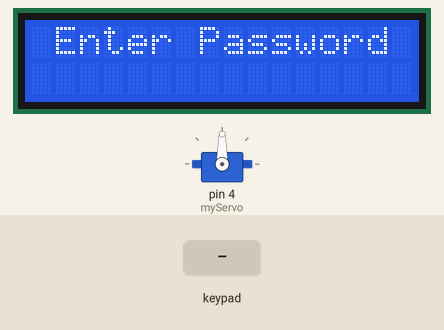
Simulated run of this sketch. Board: Arduino Uno, built with avr-gcc and run on an emulated ATmega328P. Parts: servo, 16×2 character LCD. The test bench sets the inputs (shaded band).

Above: at 1.3 s.
1.4 s: keypad keys 3 0 0 5 pressed 0.4 s apart
At 5.8 s:
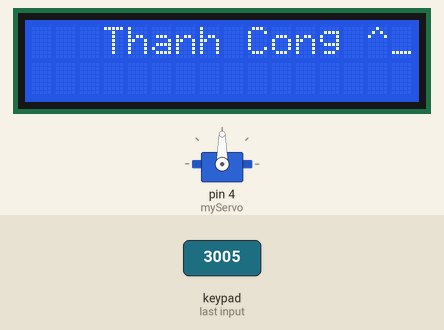
5.9 s: key 'A' pressed
At 8.8 s:
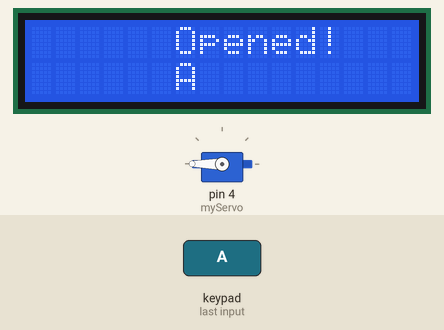
8.9 s: keypad keys 3 0 0 5 # pressed 0.4 s apart
At 13.9 s:
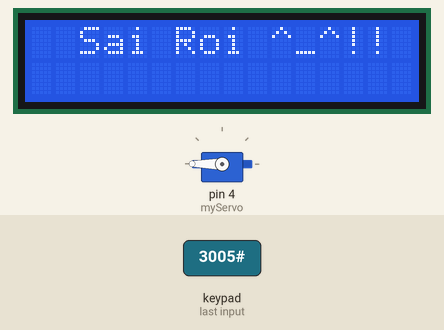
16.0 s: key 'B' pressed
19.0 s: key 'C' pressed
At 26.1 s:
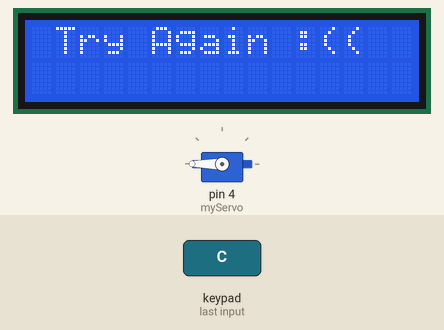
Timing chart, 0 to 27.2 s (numbered marks = the images above; inputs shaded):
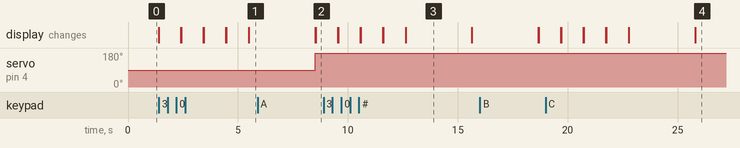

The sketch:

4x4_pasword.ino
```cpp
#include <Servo.h>
#include <LiquidCrystal_I2C.h>
LiquidCrystal_I2C lcd(0x27, 16, 2);
#include <Keypad.h>
const byte ROWS = 4; // Bốn hàng
const byte COLS = 4; // Ba cột
char keys[ROWS][COLS] =
{
  {'1', '2', '3', 'A'},
  {'4', '5', '6', 'B'},
  {'7', '8', '9', 'C'},
  {'*', '0', '#', 'D'},
};
byte rowPins[ROWS] = {5, 6, 7, 8};
byte colPins[COLS] = {9, 10, 11, 12};
Keypad keypad = Keypad(makeKeymap(keys), rowPins, colPins, ROWS, COLS);
Servo myServo;

char STR[4] = {'3', '0', '0', '5'}; // Cài đặt mật khẩu tùy ý
char str[4] = {' ', ' ', ' ', ' '};
int i, j, count = 0;

void setup() {
  myServo.attach(4); // Khai báo chân điều khiển động cơ
  lcd.init();        // Khai báo sử dụng LCD
  lcd.begin(16, 2);
  lcd.backlight();
  lcd.clear();
  lcd.print(" Enter Password");
}

void loop() {
  char key = keypad.getKey();

  if (key) // Nhập mật khẩu
  {
    if (i == 0) {
      str[0] = key;
      lcd.setCursor(6, 1);
      lcd.print(str[0]);
      delay(1000); // Ký tự hiển thị trên màn hình LCD trong 1s
      lcd.setCursor(6, 1);
      lcd.print("*"); // Ký tự được che bởi dấu *
    }
    if (i == 1) {
      str[1] = key;
      lcd.setCursor(7, 1);
      lcd.print(str[1]);
      delay(1000);
      lcd.setCursor(7, 1);
      lcd.print("*");
    }
    if (i == 2) {
      str[2] = key;
      lcd.setCursor(8, 1);
      lcd.print(str[2]);
      delay(1000);
      lcd.setCursor(8, 1);
      lcd.print("*");
    }
    if (i == 3) {
      str[3] = key;
      lcd.setCursor(9, 1);
      lcd.print(str[3]);
      delay(1000);
      lcd.setCursor(9, 1);
      lcd.print("*");
      count = 1;
    }
    i = i + 1;
  }

  if (count == 1)
  {
    if (str[0] == STR[0] && str[1] == STR[1] && str[2] == STR[2] &&
        str[3] == STR[3])
    {
      lcd.clear();
      lcd.print("   Thanh Cong ^_^!!");
      delay(3000);
      myServo.write(180); // Mở cửa
      lcd.clear();
      lcd.print("      Opened!");
      i = 0;
      count = 0;
    }
    else
    {
      lcd.clear();
      lcd.print("  Sai Roi ^_^!!");
      delay(3000);
      lcd.clear();
      lcd.print(" Try Again :((");
      delay(3000);
      lcd.clear();
      lcd.print(" Enter Password");
      i = 0;
      count = 0;
    }
  }
  switch (key)
  {
    case '*':
      lcd.clear();
      myServo.write(90); //Đóng cửa
      lcd.print("     Closed!");
      delay(10000);
      lcd.clear();
      lcd.print(" Enter Password");
      i = 0;
      break;
  }
}
```

Measured:
- after the input at 1.4 s, the display: first changes at once (image 1 shows a later state)
- after the input at 5.9 s, the display: first differs from a run without the input after 2.6 s (image 2)
- after the input at 8.9 s, the display: first differs from a run without the input after 0.66 s (image 3 shows a later state)
- after the input at 19.0 s, the display: first differs from a run without the input after 2.8 s (image 4 shows a later state)
- what the display in image 3 shows lasts 3.0 s, from 12.6 s to 15.6 s
